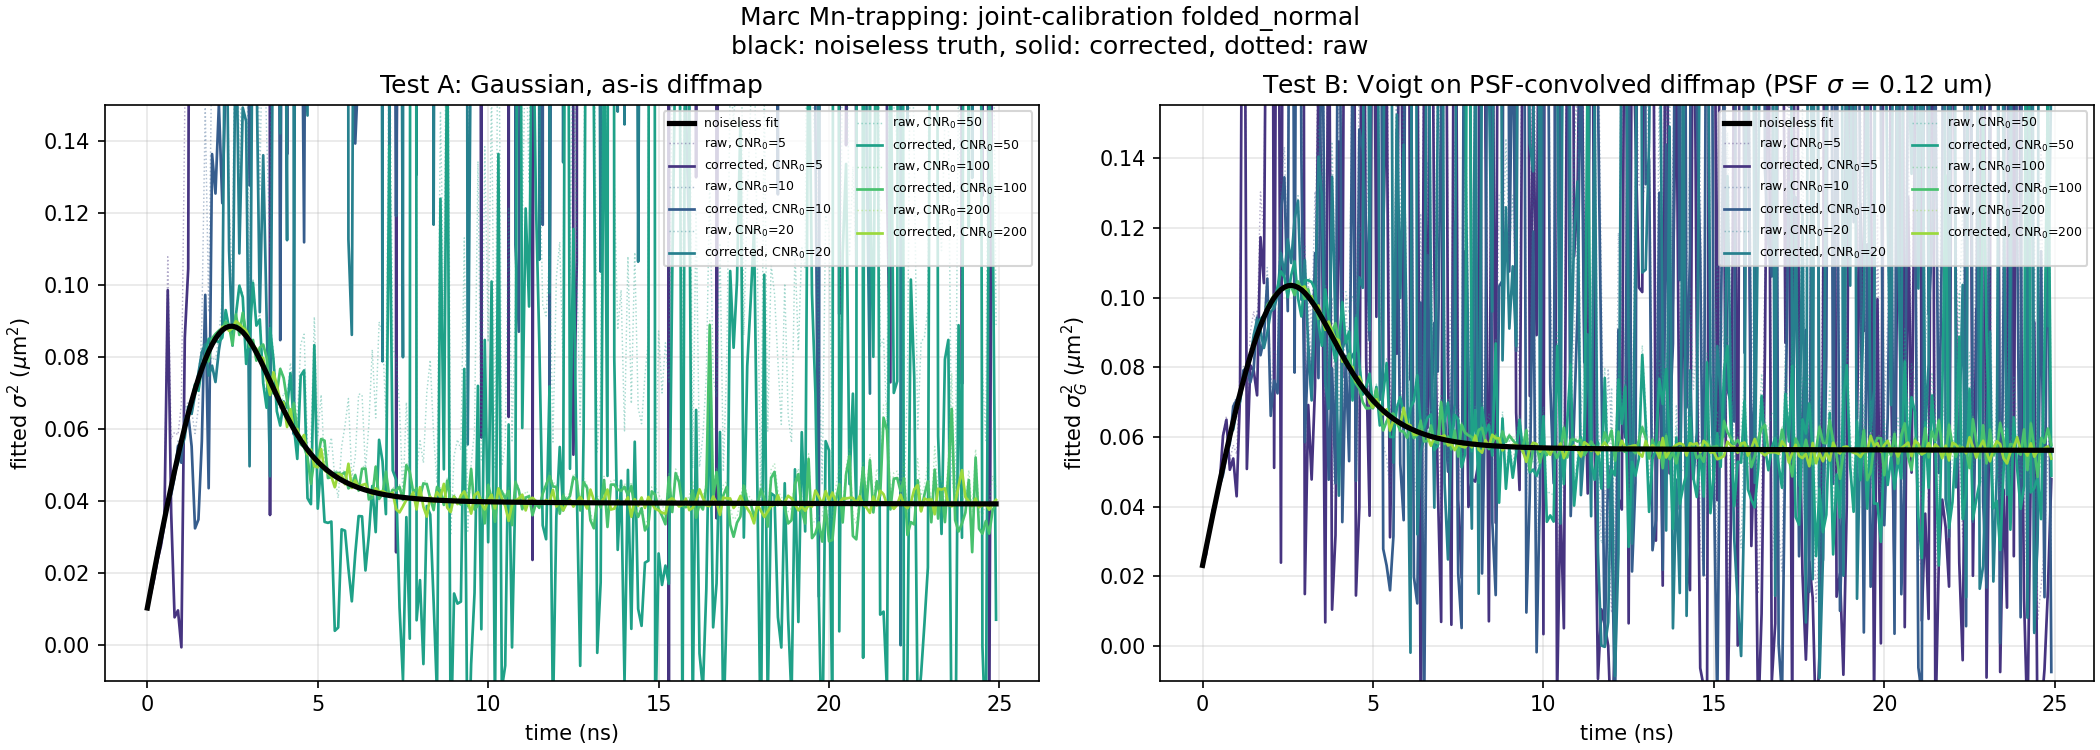

Here is the Python script that generated this plot:
"""Plan A validation on Marc Melendez's reaction-diffusion model.

Per-frame variance recovery on the noiseless diffusion map of the 0.51% Mn
sample from Magdaleno et al. 2025 (ACS Nanosci. Au). For each frame in
Marc's noiseless diffmap, ask whether the folded-normal-corrected fitted
variance matches the noiseless fit.

This version uses the **joint (CNR, sigma^2) calibration** loaded from
disk: ``output/calibration_marc_gaussian.npz`` built by
``scripts/build_calibration.py`` with Marc's pixel geometry. The
correction is subtractive folded-normal with fixed-point iteration on the
2-D lookup (handled automatically by ``TruncationModel.var_bias`` when a
joint calibration is in place).

Run from the repo root::

    .venv/Scripts/python.exe scripts/marc_mn_trapping_plan_a.py

Outputs ``output/marc_mn_trapping_plan_a.{png,txt}``.

Test B (Voigt fit on PSF-convolved diffmap) is gated on the existence of
``output/calibration_marc_voigt.npz``; it is skipped if that calibration
hasn't been built yet.
"""
from __future__ import annotations

import os
import sys
from pathlib import Path

import numpy as np

sys.path.insert(0, os.path.join(os.path.dirname(__file__), "..", "..", "src"))
sys.path.insert(0, os.path.dirname(__file__))

from weighting_wall import CalibrationGrid  # noqa: E402
from weighting_wall.fit import fit_variance as fit_gaussian  # noqa: E402
from weighting_wall.models import VoigtModel  # noqa: E402
from weighting_wall.truncation import TruncationModel  # noqa: E402
from weighting_wall.weights import corrected_variance  # noqa: E402

from diffusion_map import (  # noqa: E402
    Parameters, diffusion, times as time_axis, x_axis,
)


# Physical defaults (Magdaleno et al. 2025, 0.51% Mn sample)
PAR = Parameters()

# Optical PSF (NA = 1.3 oil objective, lambda ~ 590 nm):
# diffraction-limited FWHM ~ 1.22 lambda / (2 NA) ~ 0.28 um, Gaussian
# sigma ~ FWHM / 2.355 ~ 0.12 um.
PSF_SIGMA = 0.12      # um, Gaussian convolution kernel
VOIGT_GAMMA = 0.01    # um, fixed Lorentzian HWHM in the Voigt fit

# CNR_0 sweep and per-CNR averaging budget
CNR_GRID = np.array([5.0, 10.0, 20.0, 50.0, 100.0, 200.0])
N_SEEDS = 20

OUTPUT = Path(__file__).resolve().parents[1] / "output"
OUTPUT.mkdir(exist_ok=True)
CAL_GAUSSIAN_PATH = OUTPUT / "calibration_marc_gaussian_filtered.npz"
CAL_VOIGT_PATH = OUTPUT / "calibration_marc_voigt_filtered.npz"


def gaussian_psf_convolve(diffmap: np.ndarray, dx: float,
                          sigma_psf: float) -> np.ndarray:
    """Convolve each row with a Gaussian PSF of std ``sigma_psf``."""
    half = int(np.ceil(4 * sigma_psf / dx))
    kx = np.arange(-half, half + 1) * dx
    kernel = np.exp(-0.5 * (kx / sigma_psf) ** 2)
    kernel /= kernel.sum()
    out = np.empty_like(diffmap)
    for i in range(diffmap.shape[0]):
        out[i] = np.convolve(diffmap[i], kernel, mode="same")
    return out


def fit_each_row(x: np.ndarray, profiles: np.ndarray, fit_fn) -> np.ndarray:
    """Apply ``fit_fn(x, row)`` to every row of ``profiles``; collect variances."""
    out = np.full(profiles.shape[0], np.nan)
    for i in range(profiles.shape[0]):
        r = fit_fn(x, profiles[i])
        if getattr(r, "ok", True) and np.isfinite(r.variance):
            out[i] = r.variance
    return out


def per_frame_cnr_known(noiseless: np.ndarray, noise_sigma: float) -> np.ndarray:
    """Per-frame CNR computed from the noiseless peak and known noise level."""
    return noiseless.max(axis=1) / noise_sigma


def validation_pass(noiseless: np.ndarray, x_arr: np.ndarray, fit_fn,
                    trunc_model: TruncationModel, cnr0: float, n_seeds: int,
                    peak0: float, seed_base: int = 0):
    """Per-frame raw and folded-normal-corrected variance over n_seeds.

    The TruncationModel carries the joint (CNR, sigma^2) lookup; calling
    ``corrected_variance("folded_normal", ...)`` invokes the fixed-point
    iteration in ``model.var_bias`` automatically.
    """
    n_frames = noiseless.shape[0]
    noise_sigma = peak0 / cnr0
    cnr_frame = per_frame_cnr_known(noiseless, noise_sigma)

    raw = np.full((n_seeds, n_frames), np.nan)
    cor = np.full((n_seeds, n_frames), np.nan)
    for s in range(n_seeds):
        rng = np.random.default_rng(seed_base + s)
        noisy = noiseless + rng.normal(0.0, noise_sigma, noiseless.shape)
        var_hat = fit_each_row(x_arr, noisy, fit_fn)
        raw[s] = var_hat
        cor[s] = corrected_variance("folded_normal", var_hat, cnr_frame,
                                    trunc_model)

    return (np.nanmean(raw, axis=0), np.nanmean(cor, axis=0), cnr_frame)


def _load_trunc_model(path: Path, label: str) -> TruncationModel | None:
    if not path.exists():
        print(f"  ({label}) calibration not found at {path} -- skipping")
        return None
    cal = CalibrationGrid.load(path)
    print(f"  ({label}) loaded calibration {path.name}")
    print(f"    cnr grid: {cal.cnr_grid.size} log-spaced "
          f"[{cal.cnr_grid[0]:.2f}, {cal.cnr_grid[-1]:.1f}]")
    print(f"    sigma^2 grid: {cal.variance_grid.size} linear-in-sigma "
          f"[{cal.variance_grid[0]:.4g}, {cal.variance_grid[-1]:.4g}] um^2")
    print(f"    n_runs/cell: {cal.n_runs}, "
          f"model: {cal.model_name}, "
          f"pixel grid: {cal.pixel_x.size if cal.pixel_x is not None else '?'}")
    return TruncationModel.from_calibration(cal)


def main():
    print("=" * 70)
    print("Marc Mn-trapping Plan A: per-frame variance recovery")
    print("(joint 2-D calibration; subtractive folded_normal + fixed-point iter)")
    print("=" * 70)

    print("\nBuilding noiseless diffusion map (Marc, 0.51% Mn defaults)...")
    diffmap = diffusion(PAR)
    t_arr = time_axis(PAR)
    x_arr = x_axis(PAR)
    dx = PAR.L / PAR.nbins
    peak0_raw = float(diffmap[0].max())
    print(f"  diffmap shape: {diffmap.shape}, dx = {dx:.4f} um, "
          f"peak at t=0: {peak0_raw:.4f}")

    # ============================================================
    # Test A -- Gaussian fit on as-is diffmap
    # ============================================================
    print("\n" + "-" * 70)
    print("Test A: Gaussian fit on as-is diffmap")
    print("-" * 70)
    trunc_a = _load_trunc_model(CAL_GAUSSIAN_PATH, "Test A")
    results_a = None
    nf_var_a = None
    if trunc_a is not None:
        print("  Noiseless Gaussian fit per frame...")
        nf_var_a = fit_each_row(x_arr, diffmap, fit_gaussian)
        print(f"  noiseless fit: min = {np.nanmin(nf_var_a):.4g}, "
              f"max = {np.nanmax(nf_var_a):.4g}, "
              f"final = {nf_var_a[-1]:.4g} um^2")
        results_a = {}
        for cnr0 in CNR_GRID:
            print(f"  CNR_0 = {cnr0:.0f}: {N_SEEDS} seeds...")
            results_a[cnr0] = validation_pass(
                diffmap, x_arr, fit_gaussian, trunc_a, cnr0, N_SEEDS,
                peak0_raw, seed_base=int(cnr0) * 1000,
            )

    # ============================================================
    # Test B -- Voigt fit on PSF-convolved diffmap
    # ============================================================
    print("\n" + "-" * 70)
    print(f"Test B: Voigt fit on PSF-convolved diffmap "
          f"(PSF sigma = {PSF_SIGMA} um, Voigt gamma = {VOIGT_GAMMA} um)")
    print("-" * 70)
    trunc_b = _load_trunc_model(CAL_VOIGT_PATH, "Test B")
    results_b = None
    nf_var_b = None
    if trunc_b is not None:
        print("  Convolving diffmap with Gaussian PSF...")
        diffmap_psf = gaussian_psf_convolve(diffmap, dx, PSF_SIGMA)
        peak0_psf = float(diffmap_psf[0].max())
        print(f"  PSF-convolved peak at t=0: {peak0_psf:.4f}")
        voigt = VoigtModel(gamma=VOIGT_GAMMA)
        print("  Noiseless Voigt fit per frame...")
        nf_var_b = fit_each_row(x_arr, diffmap_psf, voigt.fit_variance)
        print(f"  noiseless fit: min = {np.nanmin(nf_var_b):.4g}, "
              f"max = {np.nanmax(nf_var_b):.4g}, "
              f"final = {nf_var_b[-1]:.4g} um^2")
        results_b = {}
        for cnr0 in CNR_GRID:
            print(f"  CNR_0 = {cnr0:.0f}: {N_SEEDS} seeds...")
            results_b[cnr0] = validation_pass(
                diffmap_psf, x_arr, voigt.fit_variance, trunc_b, cnr0,
                N_SEEDS, peak0_psf, seed_base=int(cnr0) * 1000 + 7,
            )

    # ============================================================
    # Plot
    # ============================================================
    try:
        import matplotlib.pyplot as plt
    except ImportError:
        print("\n(matplotlib not available -- skipping figure)")
    else:
        active = [(label, results, truth, ylabel)
                  for label, results, truth, ylabel in [
                      ("Test A: Gaussian, as-is diffmap",
                       results_a, nf_var_a,
                       r"fitted $\sigma^2$ ($\mu$m$^2$)"),
                      (f"Test B: Voigt on PSF-convolved diffmap "
                       f"(PSF $\\sigma$ = {PSF_SIGMA} um)",
                       results_b, nf_var_b,
                       r"fitted $\sigma_G^2$ ($\mu$m$^2$)"),
                  ] if results is not None]
        if active:
            fig, axes = plt.subplots(1, len(active), figsize=(7 * len(active), 5),
                                      constrained_layout=True, squeeze=False)
            colors = plt.cm.viridis(np.linspace(0.15, 0.85, len(CNR_GRID)))
            for ax, (label, results, truth, ylabel) in zip(axes[0], active):
                ax.plot(t_arr, truth, "k-", lw=2.5, label="noiseless fit",
                        zorder=10)
                for color, cnr0 in zip(colors, CNR_GRID):
                    raw, cor, _ = results[cnr0]
                    ax.plot(t_arr, raw, color=color, ls=":", lw=0.7, alpha=0.4,
                            label=f"raw, CNR$_0$={cnr0:.0f}")
                    ax.plot(t_arr, cor, color=color, ls="-", lw=1.3,
                            label=f"corrected, CNR$_0$={cnr0:.0f}")
                ax.set_xlabel("time (ns)")
                ax.set_ylabel(ylabel)
                ax.set_title(label)
                ax.legend(fontsize=6, ncol=2, loc="upper right")
                ax.grid(alpha=0.3)
                ax.set_ylim(-0.01, max(np.nanmax(truth) * 1.5, 0.15))
            fig.suptitle("Marc Mn-trapping: joint-calibration folded_normal\n"
                         "black: noiseless truth, solid: corrected, dotted: raw")
            fig_path = OUTPUT / "marc_mn_trapping_plan_a.png"
            fig.savefig(fig_path, dpi=150)
            print(f"\nFigure saved: {fig_path}")

    # ============================================================
    # Text summary
    # ============================================================
    lines = []
    lines.append("=" * 70)
    lines.append("Marc Mn-trapping Plan A: per-frame variance recovery")
    lines.append("(joint 2-D calibration; subtractive folded_normal)")
    lines.append("=" * 70)
    lines.append(f"diffmap: {PAR.nbins} pixels over {PAR.L} um, "
                 f"{int(PAR.tmax / PAR.dt)} frames over {PAR.tmax} ns")
    lines.append(f"reference: Magdaleno et al. 2025 (0.51% Mn, Voigt fit)")
    lines.append(f"n_seeds per CNR_0: {N_SEEDS}")
    lines.append("")
    for label, results, truth in [
        ("Test A -- Gaussian fit, as-is diffmap", results_a, nf_var_a),
        ("Test B -- Voigt fit on PSF-convolved diffmap", results_b, nf_var_b),
    ]:
        lines.append(f"=== {label} ===")
        if results is None:
            lines.append("  (calibration not built; skipped)")
            lines.append("")
            continue
        lines.append(f"  noiseless-fit range: "
                     f"[{np.nanmin(truth):.4g}, {np.nanmax(truth):.4g}] um^2  "
                     f"(final: {truth[-1]:.4g})")
        lines.append("  CNR_0  |  min CNR  |  mean |residual|  (um^2):  "
                     "raw     |   corrected")
        for cnr0 in CNR_GRID:
            raw, cor, cnr_frame = results[cnr0]
            mar_raw = float(np.nanmean(np.abs(raw - truth)))
            mar_cor = float(np.nanmean(np.abs(cor - truth)))
            lines.append(f"  {cnr0:>5.0f}  |  {cnr_frame.min():>7.2f}  |  "
                         f"{mar_raw:>23.4g}  |  {mar_cor:>11.4g}")
        lines.append("")

    text = "\n".join(lines)
    text_path = OUTPUT / "marc_mn_trapping_plan_a.txt"
    text_path.write_text(text)
    print(f"Summary saved: {text_path}")
    print()
    print(text)


if __name__ == "__main__":
    main()
